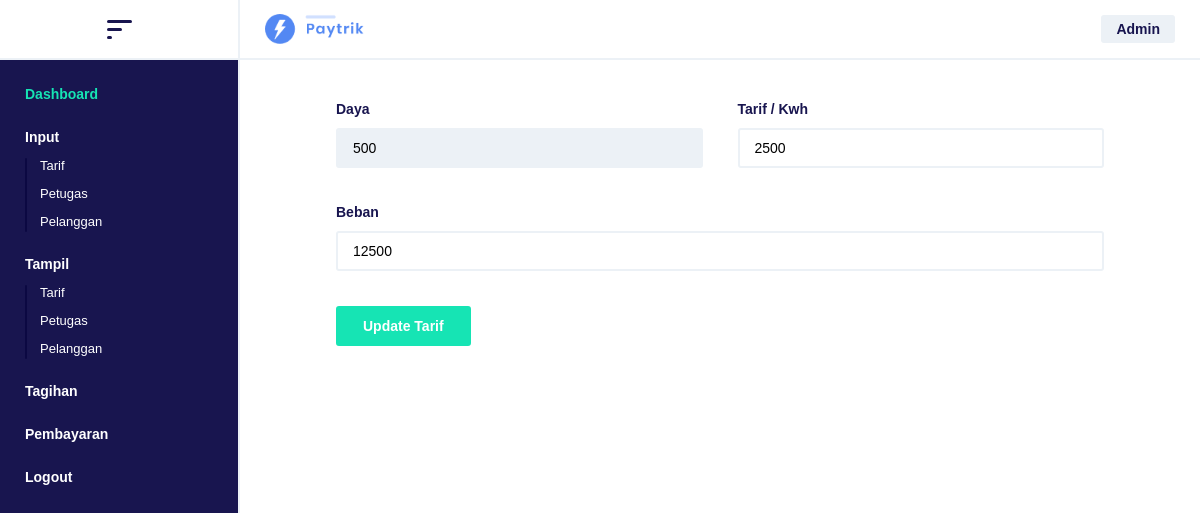
The app's page /edittarif.php?kodetarif=3 (signed in) with its own data.
### tables this page shows
CREATE TABLE `tbtarif` (
  `kodeTarif` int(11) NOT NULL,
  `daya` varchar(50) NOT NULL,
  `tarifPerKwh` double(10,0) NOT NULL,
  `beban` double(10,0) NOT NULL
);

### edittarif.php (the view, shortened to what this page needs)
<?php
require_once "koneksi.php";
$kodeTarif = $_GET['kodetarif'];
$sql = mysqli_query($connect, "SELECT * FROM tbtarif WHERE kodeTarif = '$kodeTarif'");
?>
<!DOCTYPE html>
<html>
<head>
	<link rel="stylesheet" type="text/css" href="style.css">
</head>
<body>
<div class="container bflex">
	<div class="head cflex">
		<a class="btn-menu">
			<div class="icon icon1"></div>
			<div class="icon icon2"></div>
			<div class="icon icon3"></div>
		</a>
	</div>
	<div class="lcontainer">
		<ul class="menu">
			<li class="title-menu"><a href="dashboard.php"><span style="color: #16e4b4"> Dashboard </span></a></li>
			<?php if( $_SESSION['level'] == 'Admin' ){ ?>
				<li class="title-menu"><a href="inputtarif.php"><span> Input </span></a>
					<ul class="drop">
						<li><a href="inputtarif.php"> Tarif </a></li>
						<li><a href="inputpetugas.php"> Petugas </a></li>
						<li><a href="inputpelanggan.php"> Pelanggan </a></li>
					</ul>
				</li>
				<li class="title-menu"><a href="tampiltarif.php"><span> Tampil </span></a>
					<ul class="drop">
						<li><a href="tampiltarif.php"> Tarif </a></li>
						<li><a href="tampilpetugas.php"> Petugas </a></li>
						<li><a href="tampilpelanggan.php"> Pelanggan </a></li>
					</ul>
				</li>
			<?php } ?>
			<li class="title-menu"><a href="inputtagihan.php"><span> Tagihan </span></a></li>
			<li class="title-menu"><a href="inputpembayaran.php"><span> Pembayaran </span></a></li>
			<li><a class="btn-logout"><span> Logout </span></a></li>
		</ul>
	</div>
	<div class="rcontainer">
		<div class="header bflex">
			<a href="dashboard.php">
				<img src="image/logo.png">
			</a>
			<div class="title-user">
				<span> <?php echo $_SESSION['level'] ?> </span>
			</div>
		</div>
		<div class="wrapper">
			<div class="delimiter">
				<form method="POST">
					<?php
						if( mysqli_num_rows($sql) > 0 ){
							while( $row = mysqli_fetch_assoc($sql) ){
					?>
					<div class="winput bflex">
						<div class="cinput rmargin">
							<span> Daya </span>
							<input type="text" name="daya" placeholder="Masukan daya . . ." value="<?php echo $row['daya'] ?>" readonly>
						</div>
						<div class="cinput">
							<span> Tarif / Kwh </span>
							<input type="text" name="tarifPerKwh" placeholder="Masukan tarif / kwh . . ." value="<?php echo $row['tarifPerKwh'] ?>">
						</div>
					</div>
					<div class="winput tmargin">
						<span> Beban </span>
						<input type="text" name="beban" placeholder="Masukan beban . . ." value="<?php echo $row['beban'] ?>">
					</div>
					<div class="winput tmargin">
						<button type="submit" name="btn-update" style="left: 0px"> Update Tarif </button>
					</div>
					<?php
						}
					} else {
						echo "<script>
							var error = document.getElementsByClassName('error')[0];
							error.style.display='block';
							error.innerHTML = 'Tarif tidak ditemukan !';
						</script>";
					} ?>
				</form>
			</div>
		</div>
	</div>
</div>
</body>
</html>

### style.css (style rules this page uses)
* { margin: 0px; padding: 0px; box-sizing: border-box; }
body { font-family: sans-serif; color: #18154f; }
span { font-size: 14px; font-weight: bold; }
a { text-decoration: none; cursor: pointer; font-size: 14px; }
.tmargin { margin-top: 35px; }
.rmargin { margin-right: 35px; }
.cflex { display: flex; align-items: center; justify-content: center; }
.bflex { display: flex; align-items: center; justify-content: space-between; }
.winput, .cinput { height: auto; width: 100%; }
input, select { height: 40px; width: 100%; outline: none; padding: 0px 15px; box-sizing: border-box; border-radius: 3px; border: 2px solid #ECf1f6; background-color: #fff; font-size: 14px; color: #000; margin-top: 10px; transition: .5s; }
input[disabled], input[readonly], select[disabled] { background-color: #ECf1f6; cursor: not-allowed; }
button { height: 40px; width: auto; outline: none; cursor: pointer; padding: 0px 25px; border-radius: 3px; font-weight: bold; font-size: 14px; color: #fff; background-color: #16e4b4; border: 2px solid #16e4b4; transition: .5s; }
.wrapper { height: auto; width: 100%; padding: 100px 0px 50px; box-sizing: border-box; }
.delimiter { position: relative; height: auto; width: 85%; max-width: 768px; margin: 0px auto; }
.container { height: auto; width: 100%; }
.lcontainer { position: fixed; height: 100%; width: 20%; left: 0px; top: 0px; padding-top: 60px; box-sizing: border-box; border-right: 2px solid #ECf1f6; background-color: #18154f; transition: .5s; overflow: hidden; z-index: 9; }
.head { position: fixed; height: 60px; width: 20%; top: 0px; background-color: #fff; border-right: 2px solid #ECf1f6; border-bottom: 2px solid #ECf1f6; z-index: 99; }
.menu { height: auto; width: 100%; padding: 25px; box-sizing: border-box; }
.menu li { display: block; list-style: none; }
.menu a { font-size: 14px; color: #fff; transition: .5s; }
.title-menu { margin-bottom: 25px; }
.drop { position: relative; padding: 0px 15px; box-sizing: border-box; }
.drop:before { position: absolute; height: 100%; width: 2px; left: 0; top: 2px; content: ''; border-radius: 3px; background-color: #0b0842; }
.drop li { margin-top: 10px; }
.drop a { font-size: 13px; }
.icon { height: 3px; width: 25px; border-radius: 3px; background-color: #18154f; transition: .5s; }
.icon1 { width: 25px; }
.icon2 { width: 15px; margin: 5px 0px; }
.icon3 { width: 5px; }
.rcontainer { position: absolute; height: auto; width: 80%; right: 0px; top: 0px; background-color: #fff; transition: .5s; z-index: 9; }
.header { position: fixed; height: 60px; width: 80%; right: 0px; top: 0px; padding: 0px 25px; box-sizing: border-box; background-color: #fff; border-bottom: 2px solid #ECf1f6; z-index: 9999; }
.header img { height: 30px; width: auto; vertical-align: middle; }
.title-user { padding: 5px 15px; box-sizing: border-box; border-radius: 3px; background-color: #ECf1f6; }

### records on screen
tbtarif: daya "500", tarifPerKwh "2500", beban "12500"

### other values on screen
$_SESSION['level'] "Admin"
